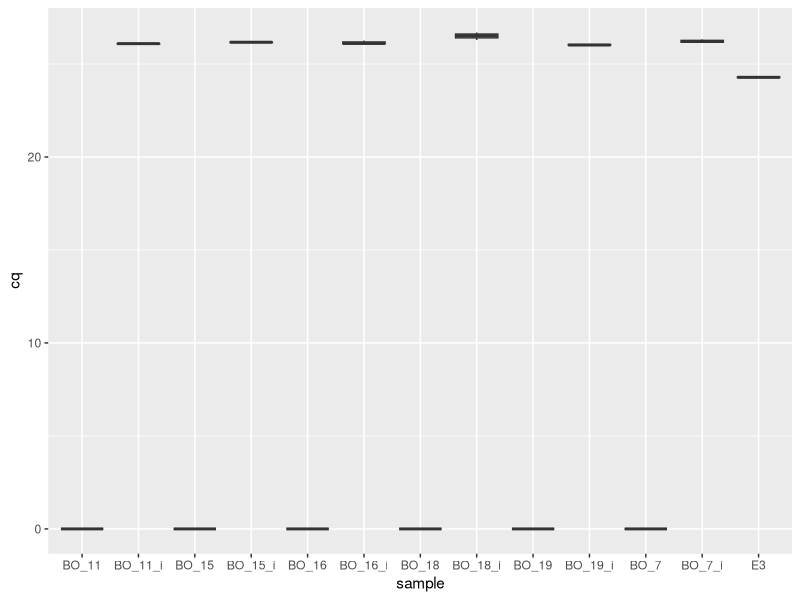

Source code (R):
## ---- chunk 1
library(tidyverse)
library(here)
## ---- chunk 2
data<- read_csv(here("data", "raw_data", "vp_inh_bo.csv"))
## ---- chunk 3
inh_b<- data %>% ggplot() +
  geom_boxplot(
    aes(x = sample,
        y = cq)
  )
## ---- chunk 4
png(file = here("results","plots", "vp_bo_inh.png"))
inh_b
dev.off()
